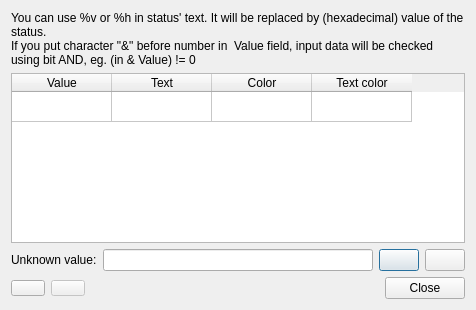
<?xml version="1.0" encoding="UTF-8"?>
<ui version="4.0">
 <class>StatusManager</class>
 <widget class="QDialog" name="StatusManager">
  <property name="geometry">
   <rect>
    <x>0</x>
    <y>0</y>
    <width>476</width>
    <height>310</height>
   </rect>
  </property>
  <property name="windowTitle">
   <string>Status manager</string>
  </property>
  <layout class="QVBoxLayout" name="verticalLayout">
   <item>
    <widget class="QLabel" name="label_2">
     <property name="text">
      <string>You can use %v or %h in status' text. It will be replaced by (hexadecimal) value of the status.
If you put character &quot;&amp;&quot; before number in  Value field, input data will be checked using bit AND, eg. (in &amp; Value) != 0</string>
     </property>
     <property name="wordWrap">
      <bool>true</bool>
     </property>
    </widget>
   </item>
   <item>
    <widget class="QTableWidget" name="table">
     <property name="sortingEnabled">
      <bool>true</bool>
     </property>
     <attribute name="horizontalHeaderShowSortIndicator" stdset="0">
      <bool>true</bool>
     </attribute>
     <attribute name="horizontalHeaderStretchLastSection">
      <bool>false</bool>
     </attribute>
     <attribute name="verticalHeaderVisible">
      <bool>false</bool>
     </attribute>
     <row>
      <property name="text">
       <string/>
      </property>
     </row>
     <column>
      <property name="text">
       <string>Value</string>
      </property>
     </column>
     <column>
      <property name="text">
       <string>Text</string>
      </property>
     </column>
     <column>
      <property name="text">
       <string>Color</string>
      </property>
     </column>
     <column>
      <property name="text">
       <string>Text color</string>
      </property>
     </column>
    </widget>
   </item>
   <item>
    <layout class="QHBoxLayout" name="horizontalLayout_2">
     <item>
      <widget class="QLabel" name="label">
       <property name="toolTip">
        <string>This value is show if no other coresponding value is found.</string>
       </property>
       <property name="text">
        <string>Unknown value:</string>
       </property>
      </widget>
     </item>
     <item>
      <widget class="QLineEdit" name="unkText"/>
     </item>
     <item>
      <widget class="ColorButton" name="unkColor">
       <property name="toolTip">
        <string>Color</string>
       </property>
       <property name="text">
        <string/>
       </property>
      </widget>
     </item>
     <item>
      <widget class="ColorButton" name="unkTextColor">
       <property name="toolTip">
        <string>Text color</string>
       </property>
       <property name="text">
        <string/>
       </property>
      </widget>
     </item>
    </layout>
   </item>
   <item>
    <layout class="QHBoxLayout" name="horizontalLayout">
     <item>
      <widget class="QPushButton" name="addBtn">
       <property name="styleSheet">
        <string notr="true">padding: 0</string>
       </property>
       <property name="text">
        <string/>
       </property>
       <property name="icon">
        <iconset resource="../../actions.qrc">
         <normaloff>:/actions/icons/list-add_32.png</normaloff>:/actions/icons/list-add_32.png</iconset>
       </property>
       <property name="iconSize">
        <size>
         <width>24</width>
         <height>24</height>
        </size>
       </property>
      </widget>
     </item>
     <item>
      <widget class="QPushButton" name="rmBtn">
       <property name="enabled">
        <bool>false</bool>
       </property>
       <property name="styleSheet">
        <string notr="true">padding: 0px</string>
       </property>
       <property name="text">
        <string/>
       </property>
       <property name="icon">
        <iconset resource="../../actions.qrc">
         <normaloff>:/actions/icons/list-remove_32.png</normaloff>:/actions/icons/list-remove_32.png</iconset>
       </property>
       <property name="iconSize">
        <size>
         <width>24</width>
         <height>24</height>
        </size>
       </property>
      </widget>
     </item>
     <item>
      <widget class="QDialogButtonBox" name="buttonBox">
       <property name="orientation">
        <enum>Qt::Horizontal</enum>
       </property>
       <property name="standardButtons">
        <set>QDialogButtonBox::Close</set>
       </property>
      </widget>
     </item>
    </layout>
   </item>
  </layout>
 </widget>
 <customwidgets>
  <customwidget>
   <class>ColorButton</class>
   <extends>QPushButton</extends>
   <header>../src/ui/colorbutton.h</header>
  </customwidget>
 </customwidgets>
 <resources>
  <include location="../../actions.qrc"/>
 </resources>
 <connections>
  <connection>
   <sender>buttonBox</sender>
   <signal>accepted()</signal>
   <receiver>StatusManager</receiver>
   <slot>accept()</slot>
   <hints>
    <hint type="sourcelabel">
     <x>248</x>
     <y>254</y>
    </hint>
    <hint type="destinationlabel">
     <x>157</x>
     <y>274</y>
    </hint>
   </hints>
  </connection>
  <connection>
   <sender>buttonBox</sender>
   <signal>rejected()</signal>
   <receiver>StatusManager</receiver>
   <slot>reject()</slot>
   <hints>
    <hint type="sourcelabel">
     <x>316</x>
     <y>260</y>
    </hint>
    <hint type="destinationlabel">
     <x>286</x>
     <y>274</y>
    </hint>
   </hints>
  </connection>
 </connections>
</ui>
